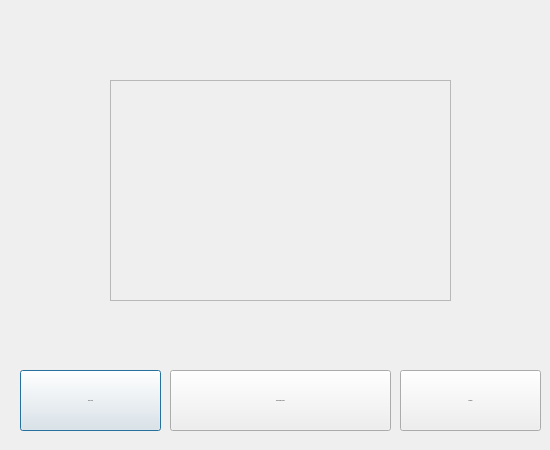
<?xml version="1.0" encoding="UTF-8"?>
<ui version="4.0">
 <class>Dialog</class>
 <widget class="QDialog" name="Dialog">
  <property name="geometry">
   <rect>
    <x>0</x>
    <y>0</y>
    <width>550</width>
    <height>450</height>
   </rect>
  </property>
  <property name="windowTitle">
   <string>PAY BANK</string>
  </property>
  <property name="styleSheet">
   <string notr="true">*{
font-family:century gotic;
font-size:24px;
background:#fefefe;
}

QFrame
{
background: #333;
}

#Form
{
background:url(:\images/pay.jpg);
}

QPushButton
{
background: #7890a5;
border-radius:15px;
}
QLabel
{
color:white;
}

QPushButton:hover
{
color:#333;
border-radius:15px;
background:#49ebff;
}</string>
  </property>
  <widget class="QPushButton" name="button_login_user">
   <property name="geometry">
    <rect>
     <x>20</x>
     <y>370</y>
     <width>141</width>
     <height>61</height>
    </rect>
   </property>
   <property name="font">
    <font>
     <family>century gotic</family>
     <pointsize>-1</pointsize>
     <weight>50</weight>
     <bold>false</bold>
    </font>
   </property>
   <property name="text">
    <string>User Login</string>
   </property>
  </widget>
  <widget class="QPushButton" name="button_login_officer">
   <property name="geometry">
    <rect>
     <x>170</x>
     <y>370</y>
     <width>221</width>
     <height>61</height>
    </rect>
   </property>
   <property name="font">
    <font>
     <family>century gotic</family>
     <pointsize>-1</pointsize>
     <weight>50</weight>
     <bold>false</bold>
    </font>
   </property>
   <property name="text">
    <string>Bank Officer Login</string>
   </property>
  </widget>
  <widget class="QPushButton" name="button_register">
   <property name="geometry">
    <rect>
     <x>400</x>
     <y>370</y>
     <width>141</width>
     <height>61</height>
    </rect>
   </property>
   <property name="font">
    <font>
     <family>century gotic</family>
     <pointsize>-1</pointsize>
     <weight>50</weight>
     <bold>false</bold>
    </font>
   </property>
   <property name="text">
    <string>Register</string>
   </property>
  </widget>
  <widget class="QFrame" name="frame">
   <property name="geometry">
    <rect>
     <x>110</x>
     <y>80</y>
     <width>341</width>
     <height>221</height>
    </rect>
   </property>
   <property name="styleSheet">
    <string notr="true"/>
   </property>
   <property name="frameShape">
    <enum>QFrame::StyledPanel</enum>
   </property>
   <property name="frameShadow">
    <enum>QFrame::Raised</enum>
   </property>
   <widget class="QLabel" name="label_bankname">
    <property name="geometry">
     <rect>
      <x>140</x>
      <y>10</y>
      <width>151</width>
      <height>20</height>
     </rect>
    </property>
    <property name="font">
     <font>
      <family>century gotic</family>
      <pointsize>-1</pointsize>
      <weight>75</weight>
      <bold>true</bold>
     </font>
    </property>
    <property name="text">
     <string/>
    </property>
    <property name="alignment">
     <set>Qt::AlignCenter</set>
    </property>
   </widget>
   <widget class="QLabel" name="label">
    <property name="geometry">
     <rect>
      <x>20</x>
      <y>10</y>
      <width>311</width>
      <height>201</height>
     </rect>
    </property>
    <property name="text">
     <string/>
    </property>
    <property name="textFormat">
     <enum>Qt::RichText</enum>
    </property>
    <property name="pixmap">
     <pixmap>images/pay.jpg</pixmap>
    </property>
   </widget>
  </widget>
 </widget>
 <resources>
  <include location="images/rese.qrc"/>
 </resources>
 <connections/>
</ui>
